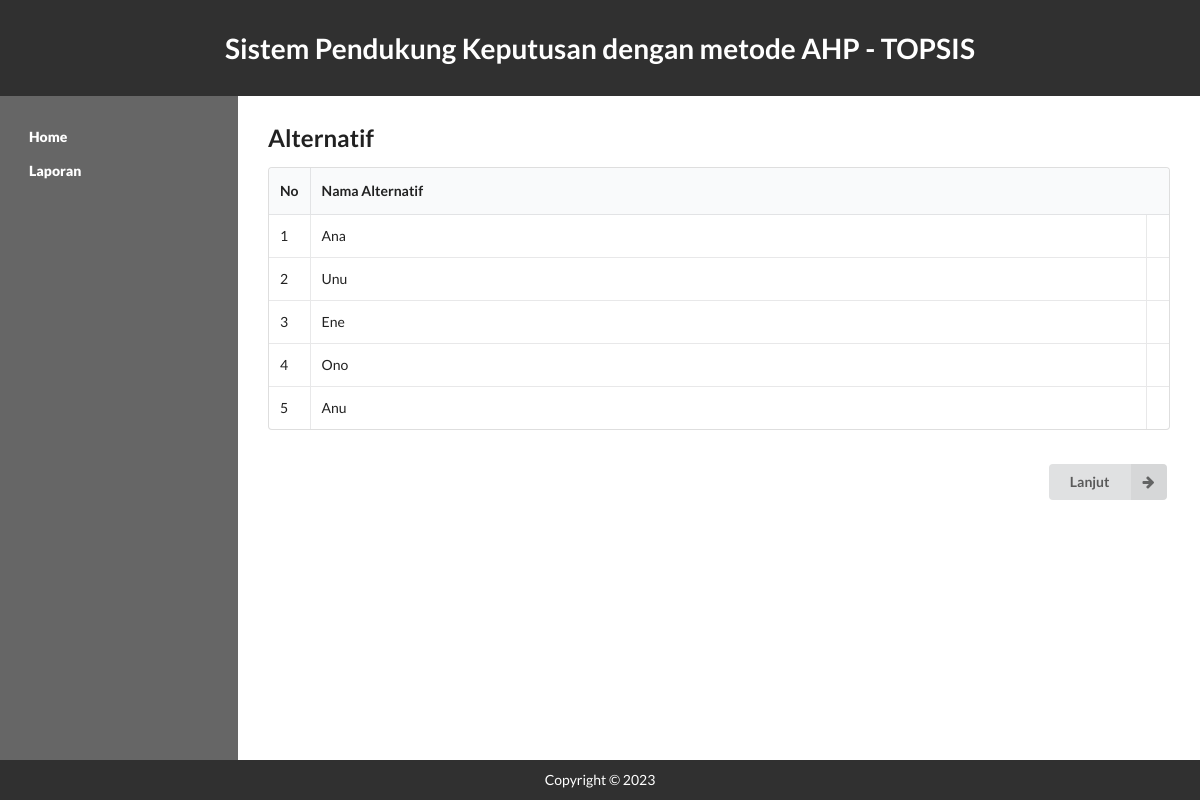
Screenshot of /alternatif_lurah.php with the database file from the repository.
### tables this page shows
CREATE TABLE `tab_alternatif` (
  `id_alternatif` int(30) NOT NULL,
  `nama_alternatif` varchar(30) NOT NULL
);

### alternatif_lurah.php (the view, shortened to what this page needs)
<?php
include('fungsi.php');
include('header_lurah.php');
?>
<section class="content">
    <h2 class="ui header">Alternatif</h2>
    <table class="ui celled table">
        <thead>
            <tr>
                <th class="collapsing">No</th>
                <th colspan="2">Nama Alternatif</th>
            </tr>
        </thead>
        <tbody>
            <?php
            $query = "SELECT id_alternatif,nama_alternatif FROM tab_alternatif ORDER BY id_alternatif";
            $result    = mysqli_query($koneksi, $query);
            $i = 0;
            while ($row = mysqli_fetch_array($result)) {
                $i++;
            ?>
                <tr>
                    <td><?php echo $i ?></td>
                    <td><?php echo $row['nama_alternatif'] ?></td>
                    <td class="right aligned collapsing">
                    </td>
                </tr>
            <?php } ?>
        </tbody>
    </table>
    <br>
    <form action="laporan.php">
        <button class="ui right labeled icon button" style="float: right;">
            <i class="right arrow icon"></i>
            Lanjut
        </button>
    </form>
</section>
<?php include('footer.php'); ?>

### css/style.css (style rules this page uses)
html { display: -webkit-box;display: -ms-flexbox;display: flex; -webkit-box-orient: vertical; -webkit-box-direction: normal; -ms-flex-direction: column; flex-direction: column; }
body { display: -webkit-box; display: -ms-flexbox; display: flex; -webkit-box-orient: vertical; -webkit-box-direction: normal; -ms-flex-direction: column; flex-direction: column; min-height: 100vh; }
.content { display: block; -webkit-box-flex: 1; -ms-flex: 1; flex: 1; }
body { margin: 0; background: #fff; }
header, nav, section, footer { padding: 10px 30px; margin: 0; color: #fff; }
section { background: white; color: black; padding: 30px; }

### rows the page displays
tab_alternatif: nama_alternatif "Ana"
tab_alternatif: nama_alternatif "Unu"
tab_alternatif: nama_alternatif "Ene"
tab_alternatif: nama_alternatif "Ono"
tab_alternatif: nama_alternatif "Anu"
